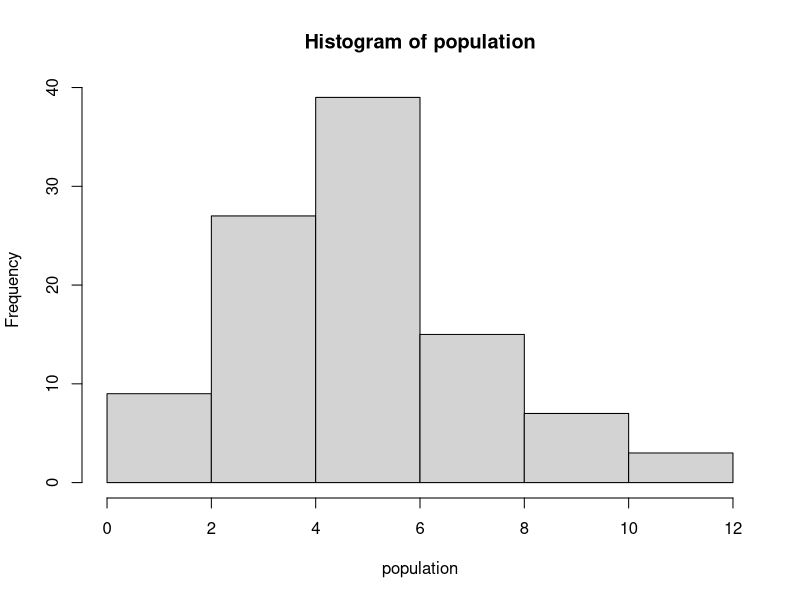
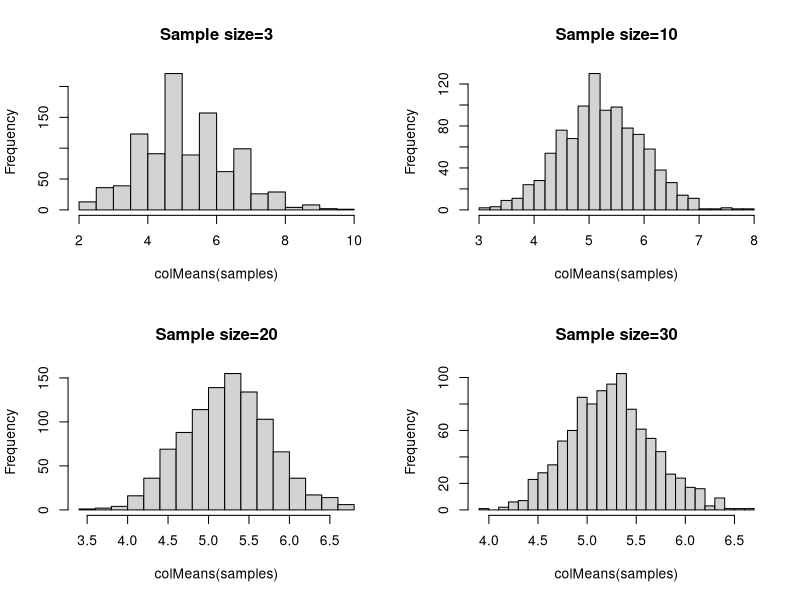
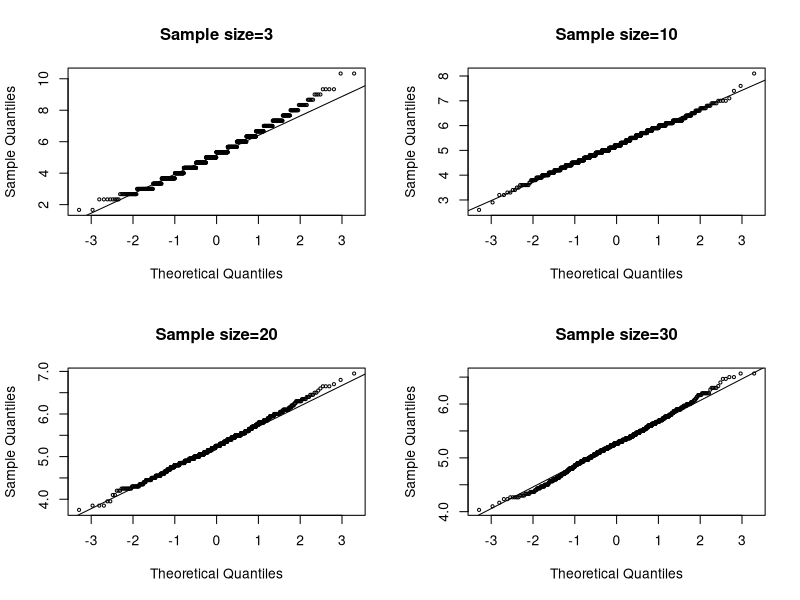

Here is the R script that generated these plots, in order:
## ---- chunk 1
knitr::opts_chunk$set(echo = TRUE)
## ---- chunk 2
population <- rpois(100,5) # 1000 samples 
hist(population)

#create sample of size=3, 10,20,30
sizes <- c(3,10,20,30)
par(mfrow=c(2,2))
for (size in sizes){
        samples <- replicate(1000,sample(population,size,replace=T))
        hist(colMeans(samples),main=paste0("Sample size=",size),breaks = 20)
}

#using quantiles to compare with normal distribution
par(mfrow=c(2,2))
for (size in sizes){
        samples <- replicate(1000,sample(population,size,replace=T))
        qqnorm(colMeans(samples),main=paste0("Sample size=",size),cex=0.5)
        qqline(colMeans(samples))
}
